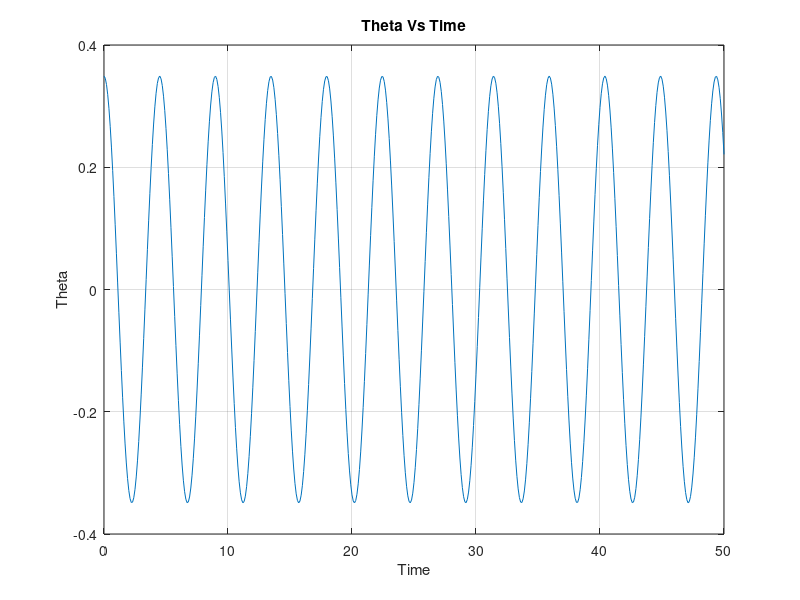
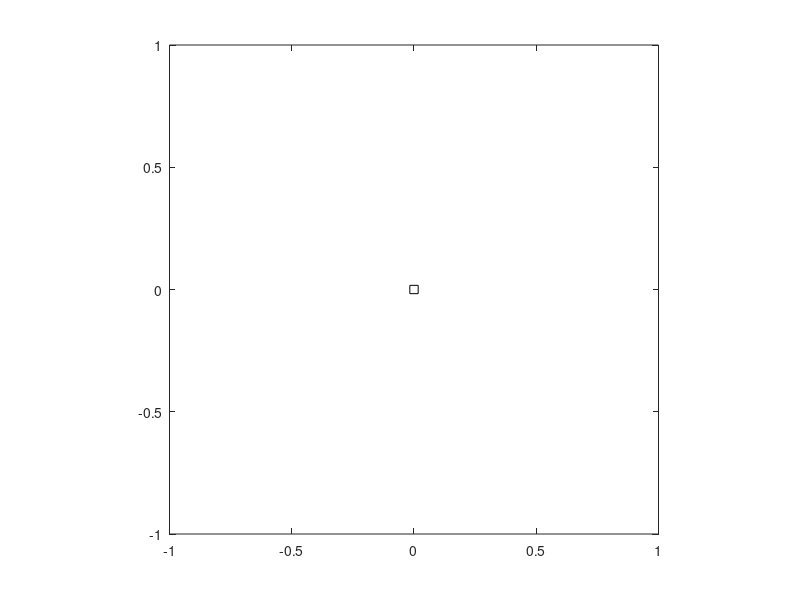

Reproduce these figures in MATLAB, in order. (Note: this script raises an error after producing the figures.)
%%

close all; clear all; clc;
%%

gravity = 9.8; 
stringLength = 5; 
initialAngle = pi/9; 
timeSpan = [0:0.1:50]; 
angularPositions = initialAngle*cos(sqrt(gravity/stringLength)*timeSpan); 
plot(timeSpan, angularPositions) 
set(gcf,'color','w') 
grid on; 
xlabel('Time'); 
ylabel('Theta'); 
title('Theta Vs Time');

%% 

y = angularPositions; 
figure 
plot(0, 0, 'ks'); % pivot where rod attached 
axis square 
bob = line('color', 'r', 'Marker', '.', 'markersize', 40,... 
'erase', 'xor', 'xdata', [], 'ydata', []); 
string = line('color', 'b', 'LineStyle', '-', 'LineWidth', 3,... 
'erase', 'xor', 'xdata', [], 'ydata', []); 
axis([-1.2, 1.2, -1.2, 1.2]); 

%% 
for k=1:500-1 
xbob = cos(y(k+1)-pi/2); 
ybob = sin(y(k+1)-pi/2); 
xString = [0, xbob]; 
yString = [0, ybob]; 
set(string,'xdata', xString, 'ydata', yString); 
set(bob, 'xdata', xbob, 'ydata', ybob); 
drawnow; pause(0.05) 
end 
